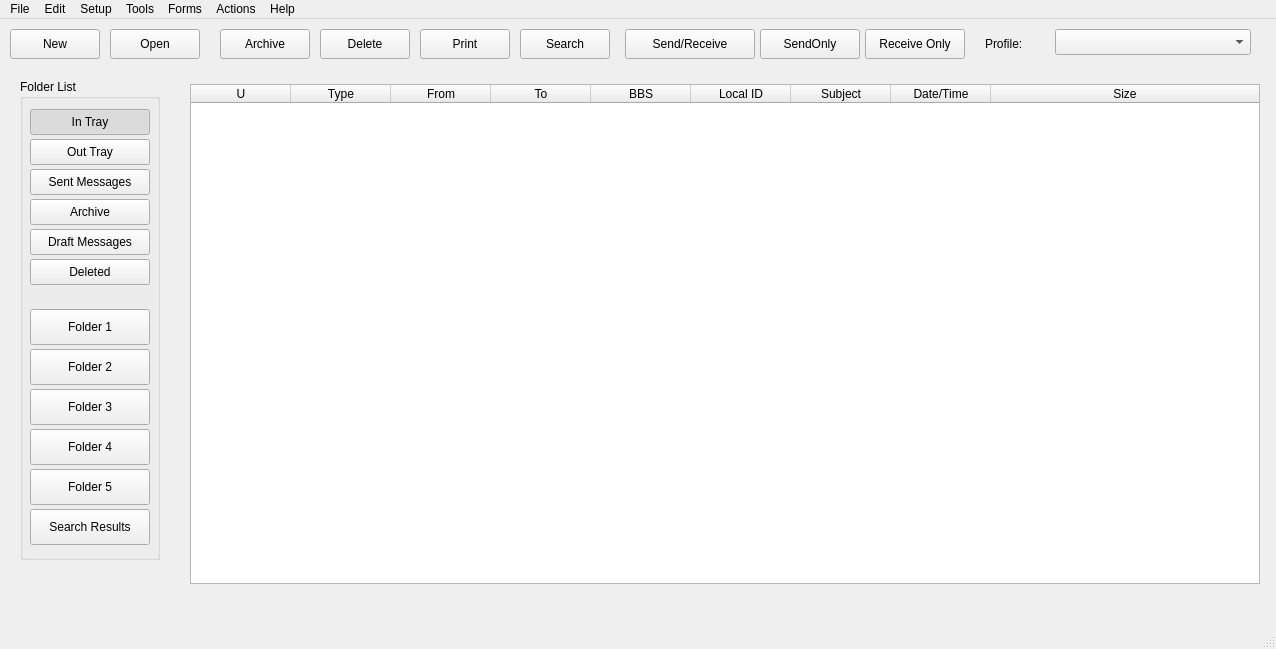
<?xml version="1.0" encoding="UTF-8"?>
<ui version="4.0">
 <class>MainWindowClass</class>
 <widget class="QMainWindow" name="MainWindowClass">
  <property name="geometry">
   <rect>
    <x>0</x>
    <y>0</y>
    <width>1276</width>
    <height>649</height>
   </rect>
  </property>
  <property name="windowTitle">
   <string>OpenPMM</string>
  </property>
  <widget class="QWidget" name="centralwidget">
   <widget class="QPushButton" name="cNew">
    <property name="geometry">
     <rect>
      <x>10</x>
      <y>10</y>
      <width>90</width>
      <height>30</height>
     </rect>
    </property>
    <property name="text">
     <string>New</string>
    </property>
   </widget>
   <widget class="QPushButton" name="cOpen">
    <property name="geometry">
     <rect>
      <x>110</x>
      <y>10</y>
      <width>90</width>
      <height>30</height>
     </rect>
    </property>
    <property name="text">
     <string>Open</string>
    </property>
   </widget>
   <widget class="QPushButton" name="cArchive">
    <property name="geometry">
     <rect>
      <x>220</x>
      <y>10</y>
      <width>90</width>
      <height>30</height>
     </rect>
    </property>
    <property name="text">
     <string>Archive</string>
    </property>
   </widget>
   <widget class="QPushButton" name="cDelete">
    <property name="geometry">
     <rect>
      <x>320</x>
      <y>10</y>
      <width>90</width>
      <height>30</height>
     </rect>
    </property>
    <property name="text">
     <string>Delete</string>
    </property>
   </widget>
   <widget class="QPushButton" name="cPrint">
    <property name="geometry">
     <rect>
      <x>420</x>
      <y>10</y>
      <width>90</width>
      <height>30</height>
     </rect>
    </property>
    <property name="text">
     <string>Print</string>
    </property>
   </widget>
   <widget class="QPushButton" name="cSendReceive">
    <property name="geometry">
     <rect>
      <x>625</x>
      <y>10</y>
      <width>130</width>
      <height>30</height>
     </rect>
    </property>
    <property name="text">
     <string>Send/Receive</string>
    </property>
   </widget>
   <widget class="QComboBox" name="cProfile">
    <property name="geometry">
     <rect>
      <x>1055</x>
      <y>10</y>
      <width>196</width>
      <height>26</height>
     </rect>
    </property>
   </widget>
   <widget class="QLabel" name="label">
    <property name="geometry">
     <rect>
      <x>985</x>
      <y>10</y>
      <width>66</width>
      <height>30</height>
     </rect>
    </property>
    <property name="text">
     <string>Profile:</string>
    </property>
   </widget>
   <widget class="QGroupBox" name="groupBox">
    <property name="geometry">
     <rect>
      <x>20</x>
      <y>60</y>
      <width>140</width>
      <height>481</height>
     </rect>
    </property>
    <property name="title">
     <string>Folder List</string>
    </property>
    <widget class="QPushButton" name="cInTray">
     <property name="geometry">
      <rect>
       <x>10</x>
       <y>30</y>
       <width>120</width>
       <height>26</height>
      </rect>
     </property>
     <property name="text">
      <string>In Tray</string>
     </property>
     <property name="checkable">
      <bool>true</bool>
     </property>
     <property name="checked">
      <bool>true</bool>
     </property>
     <property name="autoExclusive">
      <bool>true</bool>
     </property>
    </widget>
    <widget class="QPushButton" name="cOutTray">
     <property name="geometry">
      <rect>
       <x>10</x>
       <y>60</y>
       <width>120</width>
       <height>26</height>
      </rect>
     </property>
     <property name="text">
      <string>Out Tray</string>
     </property>
     <property name="checkable">
      <bool>true</bool>
     </property>
     <property name="autoExclusive">
      <bool>true</bool>
     </property>
    </widget>
    <widget class="QPushButton" name="cSentMessages">
     <property name="geometry">
      <rect>
       <x>10</x>
       <y>90</y>
       <width>120</width>
       <height>26</height>
      </rect>
     </property>
     <property name="text">
      <string>Sent Messages</string>
     </property>
     <property name="checkable">
      <bool>true</bool>
     </property>
     <property name="autoExclusive">
      <bool>true</bool>
     </property>
    </widget>
    <widget class="QPushButton" name="cArchived">
     <property name="geometry">
      <rect>
       <x>10</x>
       <y>120</y>
       <width>120</width>
       <height>26</height>
      </rect>
     </property>
     <property name="text">
      <string>Archive</string>
     </property>
     <property name="checkable">
      <bool>true</bool>
     </property>
     <property name="autoExclusive">
      <bool>true</bool>
     </property>
    </widget>
    <widget class="QPushButton" name="cDrafMessages">
     <property name="geometry">
      <rect>
       <x>10</x>
       <y>150</y>
       <width>120</width>
       <height>26</height>
      </rect>
     </property>
     <property name="text">
      <string>Draft Messages</string>
     </property>
     <property name="checkable">
      <bool>true</bool>
     </property>
     <property name="autoExclusive">
      <bool>true</bool>
     </property>
    </widget>
    <widget class="QPushButton" name="cDeleted">
     <property name="geometry">
      <rect>
       <x>10</x>
       <y>180</y>
       <width>120</width>
       <height>26</height>
      </rect>
     </property>
     <property name="text">
      <string>Deleted</string>
     </property>
     <property name="checkable">
      <bool>true</bool>
     </property>
     <property name="autoExclusive">
      <bool>true</bool>
     </property>
    </widget>
    <widget class="QPushButton" name="cFolder1">
     <property name="geometry">
      <rect>
       <x>10</x>
       <y>230</y>
       <width>120</width>
       <height>36</height>
      </rect>
     </property>
     <property name="text">
      <string>Folder 1</string>
     </property>
     <property name="checkable">
      <bool>true</bool>
     </property>
     <property name="autoExclusive">
      <bool>true</bool>
     </property>
    </widget>
    <widget class="QPushButton" name="cFolder2">
     <property name="geometry">
      <rect>
       <x>10</x>
       <y>270</y>
       <width>120</width>
       <height>36</height>
      </rect>
     </property>
     <property name="text">
      <string>Folder 2</string>
     </property>
     <property name="checkable">
      <bool>true</bool>
     </property>
     <property name="autoExclusive">
      <bool>true</bool>
     </property>
    </widget>
    <widget class="QPushButton" name="cFolder3">
     <property name="geometry">
      <rect>
       <x>10</x>
       <y>310</y>
       <width>120</width>
       <height>36</height>
      </rect>
     </property>
     <property name="text">
      <string>Folder 3</string>
     </property>
     <property name="checkable">
      <bool>true</bool>
     </property>
     <property name="autoExclusive">
      <bool>true</bool>
     </property>
    </widget>
    <widget class="QPushButton" name="cFolder4">
     <property name="geometry">
      <rect>
       <x>10</x>
       <y>350</y>
       <width>120</width>
       <height>36</height>
      </rect>
     </property>
     <property name="text">
      <string>Folder 4</string>
     </property>
     <property name="checkable">
      <bool>true</bool>
     </property>
     <property name="autoExclusive">
      <bool>true</bool>
     </property>
    </widget>
    <widget class="QPushButton" name="cFolder5">
     <property name="geometry">
      <rect>
       <x>10</x>
       <y>390</y>
       <width>120</width>
       <height>36</height>
      </rect>
     </property>
     <property name="text">
      <string>Folder 5</string>
     </property>
     <property name="checkable">
      <bool>true</bool>
     </property>
     <property name="autoExclusive">
      <bool>true</bool>
     </property>
    </widget>
    <widget class="QPushButton" name="cFolderSearchResults">
     <property name="enabled">
      <bool>true</bool>
     </property>
     <property name="geometry">
      <rect>
       <x>10</x>
       <y>430</y>
       <width>120</width>
       <height>36</height>
      </rect>
     </property>
     <property name="text">
      <string>Search Results</string>
     </property>
     <property name="checkable">
      <bool>true</bool>
     </property>
     <property name="autoExclusive">
      <bool>true</bool>
     </property>
    </widget>
   </widget>
   <widget class="QTableWidget" name="cMailList">
    <property name="geometry">
     <rect>
      <x>190</x>
      <y>65</y>
      <width>1070</width>
      <height>500</height>
     </rect>
    </property>
    <property name="contextMenuPolicy">
     <enum>Qt::ContextMenuPolicy::CustomContextMenu</enum>
    </property>
    <property name="selectionMode">
     <enum>QAbstractItemView::SelectionMode::ExtendedSelection</enum>
    </property>
    <property name="selectionBehavior">
     <enum>QAbstractItemView::SelectionBehavior::SelectRows</enum>
    </property>
    <property name="wordWrap">
     <bool>false</bool>
    </property>
    <attribute name="horizontalHeaderStretchLastSection">
     <bool>true</bool>
    </attribute>
    <attribute name="verticalHeaderVisible">
     <bool>false</bool>
    </attribute>
    <column>
     <property name="text">
      <string>U</string>
     </property>
    </column>
    <column>
     <property name="text">
      <string>Type</string>
     </property>
    </column>
    <column>
     <property name="text">
      <string>From</string>
     </property>
    </column>
    <column>
     <property name="text">
      <string>To</string>
     </property>
    </column>
    <column>
     <property name="text">
      <string>BBS</string>
     </property>
    </column>
    <column>
     <property name="text">
      <string>Local ID</string>
     </property>
    </column>
    <column>
     <property name="text">
      <string>Subject</string>
     </property>
    </column>
    <column>
     <property name="text">
      <string>Date/Time</string>
     </property>
    </column>
    <column>
     <property name="text">
      <string>Size</string>
     </property>
    </column>
   </widget>
   <widget class="QPushButton" name="cSendOnly">
    <property name="geometry">
     <rect>
      <x>760</x>
      <y>10</y>
      <width>100</width>
      <height>30</height>
     </rect>
    </property>
    <property name="text">
     <string>SendOnly</string>
    </property>
   </widget>
   <widget class="QPushButton" name="cReceiveOnly">
    <property name="geometry">
     <rect>
      <x>865</x>
      <y>10</y>
      <width>100</width>
      <height>30</height>
     </rect>
    </property>
    <property name="text">
     <string>Receive Only</string>
    </property>
   </widget>
   <widget class="QPushButton" name="cSearch">
    <property name="geometry">
     <rect>
      <x>520</x>
      <y>10</y>
      <width>90</width>
      <height>30</height>
     </rect>
    </property>
    <property name="text">
     <string>Search</string>
    </property>
   </widget>
  </widget>
  <widget class="QMenuBar" name="menubar">
   <property name="geometry">
    <rect>
     <x>0</x>
     <y>0</y>
     <width>1276</width>
     <height>33</height>
    </rect>
   </property>
   <widget class="QMenu" name="menuFile">
    <property name="title">
     <string>File</string>
    </property>
    <widget class="QMenu" name="menuMove_to_Folder">
     <property name="title">
      <string>Move to Folder</string>
     </property>
     <addaction name="actionIn_Tray"/>
     <addaction name="actionOut_Tray"/>
    </widget>
    <widget class="QMenu" name="menuCopy_to_Folder">
     <property name="title">
      <string>Copy to Folder</string>
     </property>
     <addaction name="actionIn_Tray_2"/>
     <addaction name="actionOut_Tray_2"/>
    </widget>
    <addaction name="actionNew_Message"/>
    <addaction name="actionSave_As"/>
    <addaction name="actionSave_As_No_Headers"/>
    <addaction name="actionSave_All"/>
    <addaction name="separator"/>
    <addaction name="actionExport"/>
    <addaction name="actionImport"/>
    <addaction name="menuMove_to_Folder"/>
    <addaction name="menuCopy_to_Folder"/>
    <addaction name="separator"/>
    <addaction name="actionDelete_All_Messages"/>
    <addaction name="separator"/>
    <addaction name="actionPrint"/>
    <addaction name="actionPrint_No_Headers"/>
    <addaction name="actionPrint_Setup"/>
    <addaction name="separator"/>
    <addaction name="separator"/>
    <addaction name="actionExit"/>
   </widget>
   <widget class="QMenu" name="menuEdit">
    <property name="title">
     <string>Edit</string>
    </property>
    <addaction name="actionCopy"/>
    <addaction name="actionCut"/>
    <addaction name="actionPaste"/>
    <addaction name="actionSelectAll"/>
    <addaction name="separator"/>
    <addaction name="actionDelete"/>
   </widget>
   <widget class="QMenu" name="menuSetup">
    <property name="title">
     <string>Setup</string>
    </property>
    <widget class="QMenu" name="menuProfiles">
     <property name="title">
      <string>Profiles</string>
     </property>
     <addaction name="actionNewProfile"/>
     <addaction name="actionSaveProfile"/>
     <addaction name="actionDeleteProfile"/>
    </widget>
    <addaction name="actionBBS"/>
    <addaction name="actionInterface"/>
    <addaction name="actionStation_ID"/>
    <addaction name="mSetupAddress_Book"/>
    <addaction name="menuProfiles"/>
    <addaction name="actionComputer_Time_Check"/>
    <addaction name="separator"/>
    <addaction name="actionReset_all_to_SCC_standard"/>
   </widget>
   <widget class="QMenu" name="menuTools">
    <property name="title">
     <string>Tools</string>
    </property>
    <widget class="QMenu" name="menuScripts">
     <property name="title">
      <string>Scripts</string>
     </property>
     <addaction name="actionScripting_Tool"/>
     <addaction name="actionPick_and_Run_a_Script"/>
    </widget>
    <widget class="QMenu" name="menuInteractive_Packet">
     <property name="title">
      <string>Interactive Packet</string>
     </property>
     <addaction name="actionSerial_Com_Port"/>
     <addaction name="actionAGW_Packet_Engine"/>
     <addaction name="actionTelnet"/>
    </widget>
    <addaction name="actionSend_Receive_Settings"/>
    <addaction name="actionMessage_Settings"/>
    <addaction name="actionReport_Settings"/>
    <addaction name="actionLog_Settings"/>
    <addaction name="actionGeneral_Settings"/>
    <addaction name="separator"/>
    <addaction name="actionRun_at_Startup_Settings"/>
    <addaction name="actionScript_Settings"/>
    <addaction name="menuScripts"/>
    <addaction name="separator"/>
    <addaction name="actionPsclet_Session_Counter_Reset"/>
    <addaction name="separator"/>
    <addaction name="actionReset_Column_Widths"/>
    <addaction name="actionPack_Column_Widths"/>
    <addaction name="actionReset_Form_to_Normal"/>
    <addaction name="separator"/>
    <addaction name="menuInteractive_Packet"/>
   </widget>
   <widget class="QMenu" name="menuForms">
    <property name="title">
     <string>Forms</string>
    </property>
    <addaction name="actionICS_309_Communications_Log"/>
    <addaction name="separator"/>
   </widget>
   <widget class="QMenu" name="menuActions">
    <property name="title">
     <string>Actions</string>
    </property>
    <addaction name="actionSearch"/>
    <addaction name="separator"/>
    <addaction name="actionSend_Receive"/>
    <addaction name="actionSend_Receive_No_Bulletins"/>
    <addaction name="actionSend_Only"/>
    <addaction name="actionReceive_Only"/>
    <addaction name="separator"/>
    <addaction name="actionSet_to_Unread"/>
    <addaction name="actionSet_to_Read"/>
    <addaction name="separator"/>
    <addaction name="actionNew_Message_2"/>
    <addaction name="actionOoen_a_Message"/>
    <addaction name="actionOpen_Enhanced_Message_in_Client"/>
    <addaction name="actionOpen_Enhanced_Message_as_Text"/>
    <addaction name="separator"/>
    <addaction name="actionForce_One_Time_Bulletin_Retreive"/>
    <addaction name="separator"/>
    <addaction name="actionView_Data_Directories"/>
    <addaction name="separator"/>
   </widget>
   <widget class="QMenu" name="menuHelp">
    <property name="title">
     <string>Help</string>
    </property>
    <addaction name="action_User_QuickStart"/>
    <addaction name="action_User_Basics"/>
    <addaction name="action_Scripting"/>
    <addaction name="action_ICS213_Messaging_User_Guide"/>
    <addaction name="separator"/>
    <addaction name="actionAbout_OpenPMM"/>
   </widget>
   <addaction name="menuFile"/>
   <addaction name="menuEdit"/>
   <addaction name="menuSetup"/>
   <addaction name="menuTools"/>
   <addaction name="menuForms"/>
   <addaction name="menuActions"/>
   <addaction name="menuHelp"/>
  </widget>
  <widget class="QStatusBar" name="cStatusBar"/>
  <action name="actionBBS">
   <property name="text">
    <string>BBS...</string>
   </property>
  </action>
  <action name="actionInterface">
   <property name="text">
    <string>Interface...</string>
   </property>
  </action>
  <action name="actionStation_ID">
   <property name="text">
    <string>Station ID...</string>
   </property>
   <property name="shortcut">
    <string>Ctrl+I</string>
   </property>
  </action>
  <action name="mSetupAddress_Book">
   <property name="text">
    <string>Address Book...</string>
   </property>
  </action>
  <action name="actionComputer_Time_Check">
   <property name="text">
    <string>Computer Time Check</string>
   </property>
  </action>
  <action name="actionNewProfile">
   <property name="text">
    <string>New...</string>
   </property>
  </action>
  <action name="actionSaveProfile">
   <property name="text">
    <string>Save</string>
   </property>
  </action>
  <action name="actionDeleteProfile">
   <property name="text">
    <string>Delete...</string>
   </property>
  </action>
  <action name="actionNew_Message">
   <property name="text">
    <string>New Message</string>
   </property>
  </action>
  <action name="actionSave_As">
   <property name="text">
    <string>Save As...</string>
   </property>
  </action>
  <action name="actionSave_As_No_Headers">
   <property name="text">
    <string>Save As, No Headers...</string>
   </property>
  </action>
  <action name="actionSave_All">
   <property name="text">
    <string>Save All...</string>
   </property>
  </action>
  <action name="actionExport">
   <property name="text">
    <string>Export</string>
   </property>
  </action>
  <action name="actionImport">
   <property name="text">
    <string>Import...</string>
   </property>
  </action>
  <action name="actionDelete_All_Messages">
   <property name="text">
    <string>Delete All Messages</string>
   </property>
  </action>
  <action name="actionPrint">
   <property name="text">
    <string>Print...</string>
   </property>
  </action>
  <action name="actionPrint_No_Headers">
   <property name="text">
    <string>Print, No Headers...</string>
   </property>
  </action>
  <action name="actionPrint_Setup">
   <property name="text">
    <string>Print Setup...</string>
   </property>
  </action>
  <action name="actionExit">
   <property name="text">
    <string>Exit</string>
   </property>
  </action>
  <action name="actionCopy">
   <property name="text">
    <string>Copy</string>
   </property>
  </action>
  <action name="actionCut">
   <property name="text">
    <string>Cut</string>
   </property>
  </action>
  <action name="actionPaste">
   <property name="text">
    <string>Paste</string>
   </property>
  </action>
  <action name="actionSelectAll">
   <property name="text">
    <string>SelectAll</string>
   </property>
  </action>
  <action name="actionDelete">
   <property name="text">
    <string>Delete</string>
   </property>
  </action>
  <action name="actionSend_Receive_Settings">
   <property name="text">
    <string>Send/Receive Settings...</string>
   </property>
  </action>
  <action name="actionMessage_Settings">
   <property name="text">
    <string>Message Settings...</string>
   </property>
  </action>
  <action name="actionReport_Settings">
   <property name="text">
    <string>Report Settings...</string>
   </property>
  </action>
  <action name="actionLog_Settings">
   <property name="text">
    <string>Log Settings...</string>
   </property>
  </action>
  <action name="actionGeneral_Settings">
   <property name="text">
    <string>General Settings...</string>
   </property>
  </action>
  <action name="actionRun_at_Startup_Settings">
   <property name="text">
    <string>Run at Startup Settings...</string>
   </property>
  </action>
  <action name="actionScript_Settings">
   <property name="text">
    <string>Script Settings...</string>
   </property>
  </action>
  <action name="actionScripting_Tool">
   <property name="text">
    <string>Scripting Tool</string>
   </property>
  </action>
  <action name="actionPick_and_Run_a_Script">
   <property name="text">
    <string>Pick and Run a Script</string>
   </property>
  </action>
  <action name="actionPsclet_Session_Counter_Reset">
   <property name="text">
    <string>Packet Session Counter Reset</string>
   </property>
  </action>
  <action name="actionReset_Column_Widths">
   <property name="text">
    <string>Reset Column Widths</string>
   </property>
  </action>
  <action name="actionPack_Column_Widths">
   <property name="text">
    <string>Pack Column Widths</string>
   </property>
  </action>
  <action name="actionReset_Form_to_Normal">
   <property name="text">
    <string>Reset Form to Normal</string>
   </property>
  </action>
  <action name="actionSerial_Com_Port">
   <property name="text">
    <string>Serial / Com Port</string>
   </property>
  </action>
  <action name="actionAGW_Packet_Engine">
   <property name="text">
    <string>AGW Packet Engine</string>
   </property>
  </action>
  <action name="actionTelnet">
   <property name="text">
    <string>Telnet</string>
   </property>
  </action>
  <action name="actionSend_Receive">
   <property name="text">
    <string>Send/Receive</string>
   </property>
  </action>
  <action name="actionSend_Receive_No_Bulletins">
   <property name="text">
    <string>Send/Receive, No Bulletins</string>
   </property>
  </action>
  <action name="actionSend_Only">
   <property name="text">
    <string>Send Only</string>
   </property>
  </action>
  <action name="actionReceive_Only">
   <property name="text">
    <string>Receive Only</string>
   </property>
  </action>
  <action name="actionSet_to_Unread">
   <property name="text">
    <string>Set to Unread</string>
   </property>
  </action>
  <action name="actionSet_to_Read">
   <property name="text">
    <string>Set to Read</string>
   </property>
  </action>
  <action name="actionNew_Message_2">
   <property name="text">
    <string>New Message</string>
   </property>
  </action>
  <action name="actionOoen_a_Message">
   <property name="text">
    <string>Open a Message</string>
   </property>
  </action>
  <action name="actionOpen_Enhanced_Message_in_Client">
   <property name="text">
    <string>Open Enhanced Message in Client</string>
   </property>
  </action>
  <action name="actionOpen_Enhanced_Message_as_Text">
   <property name="text">
    <string>Open Enhanced Message as Text</string>
   </property>
  </action>
  <action name="actionForce_One_Time_Bulletin_Retreive">
   <property name="enabled">
    <bool>false</bool>
   </property>
   <property name="text">
    <string>Force One-Time Bulletin Retreive</string>
   </property>
  </action>
  <action name="actionView_Data_Directories">
   <property name="enabled">
    <bool>false</bool>
   </property>
   <property name="text">
    <string>View Data Directories</string>
   </property>
  </action>
  <action name="actionSearch">
   <property name="text">
    <string>Search</string>
   </property>
  </action>
  <action name="action_User_QuickStart">
   <property name="enabled">
    <bool>false</bool>
   </property>
   <property name="text">
    <string>User QuickStart</string>
   </property>
  </action>
  <action name="action_User_Basics">
   <property name="enabled">
    <bool>false</bool>
   </property>
   <property name="text">
    <string>User Basics</string>
   </property>
  </action>
  <action name="action_Scripting">
   <property name="enabled">
    <bool>false</bool>
   </property>
   <property name="text">
    <string>Scripting</string>
   </property>
  </action>
  <action name="action_ICS213_Messaging_User_Guide">
   <property name="enabled">
    <bool>false</bool>
   </property>
   <property name="text">
    <string>ICS213 Messaging User Guide</string>
   </property>
  </action>
  <action name="actionMy_IP_Address">
   <property name="text">
    <string>My IP Address</string>
   </property>
  </action>
  <action name="actionAbout_OpenPMM">
   <property name="text">
    <string>About OpenPMM</string>
   </property>
  </action>
  <action name="actionReset_all_to_SCC_standard">
   <property name="text">
    <string>Reset all to SCC standard</string>
   </property>
  </action>
  <action name="actionIn_Tray">
   <property name="text">
    <string>In Tray</string>
   </property>
  </action>
  <action name="actionOut_Tray">
   <property name="text">
    <string>Out Tray</string>
   </property>
  </action>
  <action name="actionIn_Tray_2">
   <property name="text">
    <string>In Tray</string>
   </property>
  </action>
  <action name="actionOut_Tray_2">
   <property name="text">
    <string>Out Tray</string>
   </property>
  </action>
  <action name="actionXSC_ICS_213_Message">
   <property name="text">
    <string>XSC ICS-213 Message</string>
   </property>
  </action>
  <action name="actionXSC_Damage_Assessment">
   <property name="text">
    <string>XSC Damage Assessment</string>
   </property>
  </action>
  <action name="actionXSC_Check_In_Out_Message">
   <property name="text">
    <string>XSC Check-In/Out Message</string>
   </property>
  </action>
  <action name="actionICS_309_Communications_Log">
   <property name="text">
    <string>ICS-309 Communications Log</string>
   </property>
  </action>
 </widget>
 <resources/>
 <connections/>
</ui>
